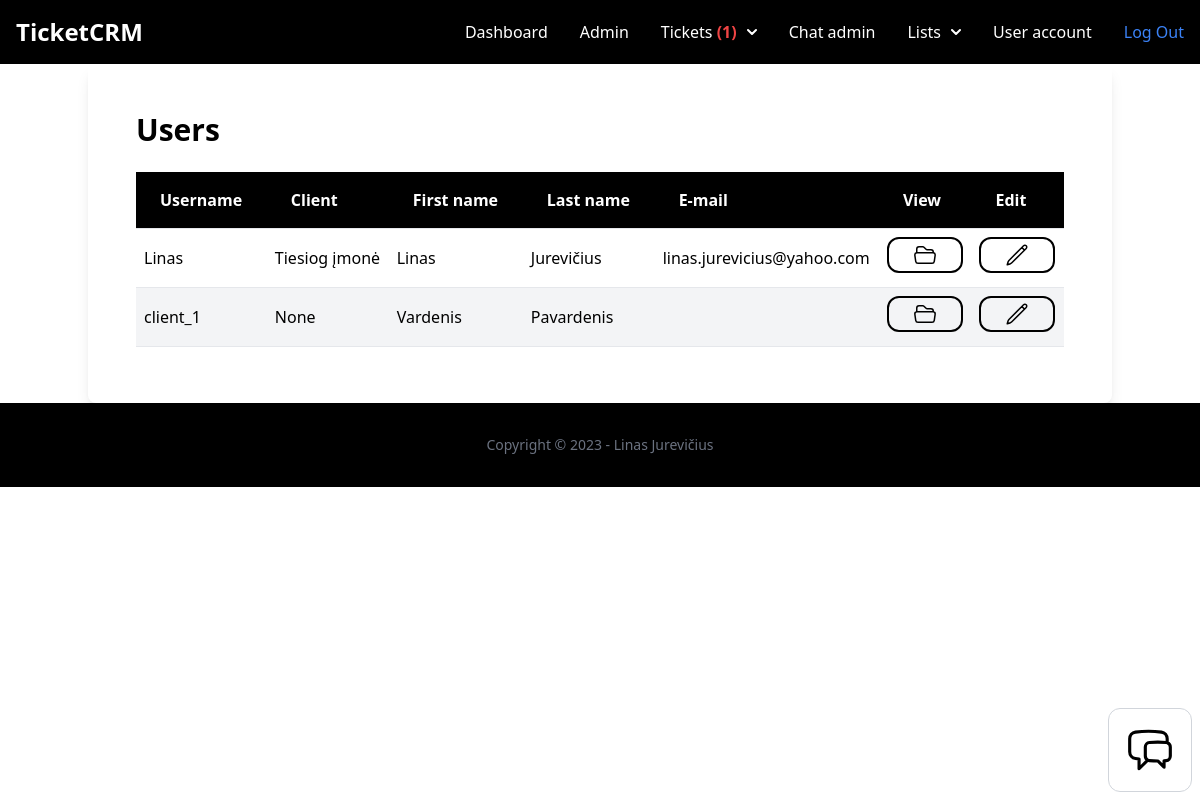
Page /dashboard/userlist/ (signed in) on the earlier database version.
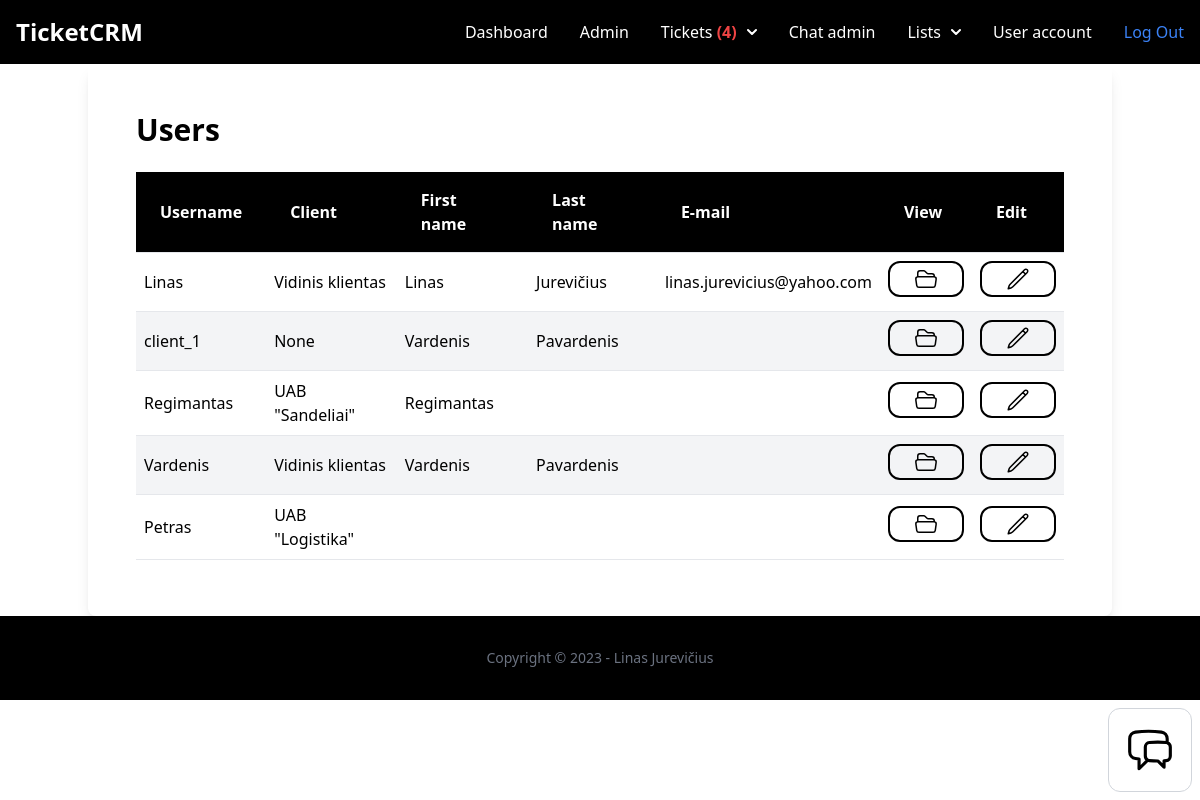
Same page on the later database version.
### userprofile/models.py (models this page shows, shortened)
class UserProfile(models.Model):
    user = models.OneToOneField(User, related_name='userprofile', on_delete=models.CASCADE)
    active_team = models.ForeignKey(Team, related_name='userprofile', blank=True, null=True, on_delete=models.CASCADE)
    client = models.ForeignKey(Client, related_name='userprofile', on_delete=models.SET_NULL, null=True, blank=True)

### user/models.py (models this page shows)
class User(AbstractUser):
    phone = models.TextField(blank=True, null=True)
    is_customer = models.BooleanField(default=True)
    is_manager = models.BooleanField(default=False)

### client/models.py (models this page shows)
class Client(models.Model):
    team = models.ForeignKey(Team, related_name='clients', on_delete=models.CASCADE, null=True, blank=True)
    name = models.CharField(max_length=255)
    email = models.EmailField(blank=True, null=True)
    phone = models.CharField(max_length=100, blank=True, null=True)
    description = models.TextField(blank=True, null=True)
    created_by = models.ForeignKey(User, related_name='clients', on_delete=models.CASCADE)
    lead = models.ForeignKey(Lead, related_name='clients', on_delete=models.SET_NULL, null=True, blank=True)
    created_at = models.DateTimeField(auto_now_add=True)
    modified_at = models.DateTimeField(auto_now=True)
    class Meta:
        ordering = ('name','created_by')
    def __str__(self):
        return self.name ##pasako koks laukas bus rodomas admin puslapyje

### userprofile/views.py (the view)
# urls.py: path('userlist/', views.user_list, name='list'),
@login_required
def user_list(request):
    user_profiles = UserProfile.objects.filter(user__is_customer=True)
    if request.user.is_manager:
        return render(request, 'userprofile/user_list.html', {
            'user_profiles': user_profiles,
        })
    else:
        messages.error(request, 'You have no access to the page')
        return redirect('dashboard:index')

### chat/context_processors.py (called while the page is built)
def chat_waiting(request):
    waiting_chat = Room.objects.filter(status='waiting')
    return {'waiting_chat': waiting_chat}

### team/context_processors.py (called while the page is built)
def active_team(request):
    if request.user.is_authenticated:
        if request.user.userprofile.active_team:
            active_team = request.user.userprofile.active_team
        else:
            active_team = Team.objects.filter(created_by=request.user)[0]
    else:
        active_team = None
    return {'active_team': active_team}

### ticket/context_processors.py (called while the page is built)
def pending_tickets(request):
    pending_tickets = 0
    if request.user.is_authenticated:
        if request.user.is_manager:
            pending_tickets = Ticket.objects.filter(status='pending')
        else:
            pending_tickets = pending_tickets
    else:
        pending_tickets = pending_tickets
    return {'pending_tickets': pending_tickets}

def workspace_tickets(request):
    if request.user.is_authenticated:
        workspace_tickets = Ticket.objects.filter(assign_to=request.user, is_resolved=False)
    else:
        workspace_tickets = 0
    return {'workspace_tickets': workspace_tickets}

### userprofile/templates/userprofile/user_list.html (shortened to what this page needs)
{% extends 'app/base.html'  %}
{% block content %}
<div class="container mx-auto shadow-lg rounded-lg py-6 px-6">
    <div class="py-6 px-6">
        <h1 class="mb-4 font-semibold text-3xl">Users</h1>
        <div class="flex flex-col">
            <div class="overflow-x-auto sm:-mx-6 lg:-mx-8">
                <div class="inline-block min-w-full py-2 sm:px-6 lg:px-8">
                    <div class="overflow-hidden">
                        <table class="table-auto text-left w-full sortable">
                            <thead class="border-b bg-black font-semibold text-white dark:border-neutral-500">
                                <tr>
                                    <th scope="col" class="px-6 py-4">Username</th>
                                    <th scope="col" class="px-6 py-4">Client</th>
                                    <th scope="col" class="px-6 py-4">First name</th>
                                    <th scope="col" class="px-6 py-4">Last name</th>
                                    <th scope="col" class="px-6 py-4">E-mail</th>
                                    <th scope="col" class="px-6 py-4">View</th>
                                    <th scope="col" class="px-6 py-4">Edit</th>
                                </tr>
                            </thead>
                            <tbody>
                                {% for user_profile in user_profiles %}
                                <tr class="border-b dark:border-neutral-500 {% cycle 'bg-white' 'bg-gray-100' %}">
                                    <td class="py-2 px-2">{{ user_profile.user.username }}</td>
                                    <td class="py-2 px-2">{{ user_profile.client }}</td>
                                    <td class="px-2"> {{ user_profile.user.first_name }}</td>
                                    <td class="px-2"> {{ user_profile.user.last_name }}</td>
                                    <td class="px-2"> {{ user_profile.user.email }}</td>
                                    <td class="py-2 px-2"><a href="{% url 'userprofile:detail' user_profile.id %}" class="inline-block border-2 border-black text-center py-1 px-6 rounded-xl font-semibold text-black">
                                </a></td>
                                                                    <td class="py-2 px-2"><a href="{% url 'userprofile:edit-profile' user_profile.id %}" class="inline-block text-center border-2 border-black py-1 px-6 rounded-xl font-semibold text-black">
                                </a>
                                </tr>
                                {% endfor %}
                            </tbody>
                        </table>
                    </div>
                </div>
            </div>
        </div>
    </div>
</div>
    {% endblock %}

Differences in the rows shown:
changed UserProfile "Linas": client "Tiesiog įmonė" → "Vidinis klientas"
added UserProfile: user.username "Regimantas", client "UAB \"Sandeliai\"", user.first_name "Regimantas"
added UserProfile: user.username "Vardenis", client "Vidinis klientas", user.first_name "Vardenis", user.last_name "Pavardenis"
added UserProfile: user.username "Petras", client "UAB \"Logistika\""
Other differences:
{{ pending_tickets.count }}: "1" → "4"
